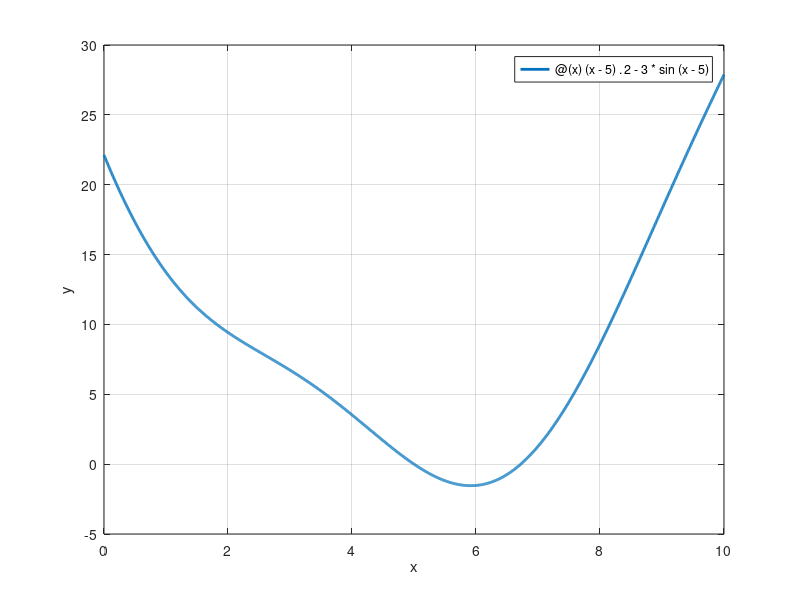
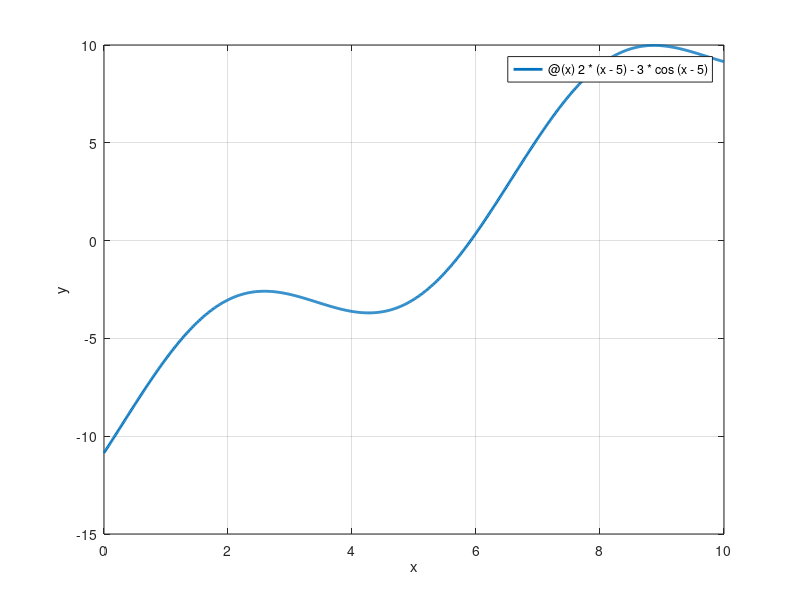

Write the MATLAB code that produced these figures, in order. (Note: this script raises an error after producing the figures.)
% es_optim2
h=@(x)(x-5).^2-3*sin(x-5);

figure(1); clf
fplot(h,[0,10],'Linewidth',2)
grid on
xlabel('x')
ylabel('y')
% costruisco h'
h1=@(x)2*(x-5)-3*cos(x-5);
figure(2); clf
fplot(h1,[0,10],'Linewidth',2)
grid on
xlabel('x')
ylabel('y')
% chiamo Newton per calcolare lo zero di h1(x)
f=h1;
df=@(x)2+3*sin(x-5);
x0=1;
tol=1e-8;
kmax=50;
[zero,res,k]=newton_did(f,df,x0,tol,kmax,-80,80)
hold on 
plot(zero,res,'or')
